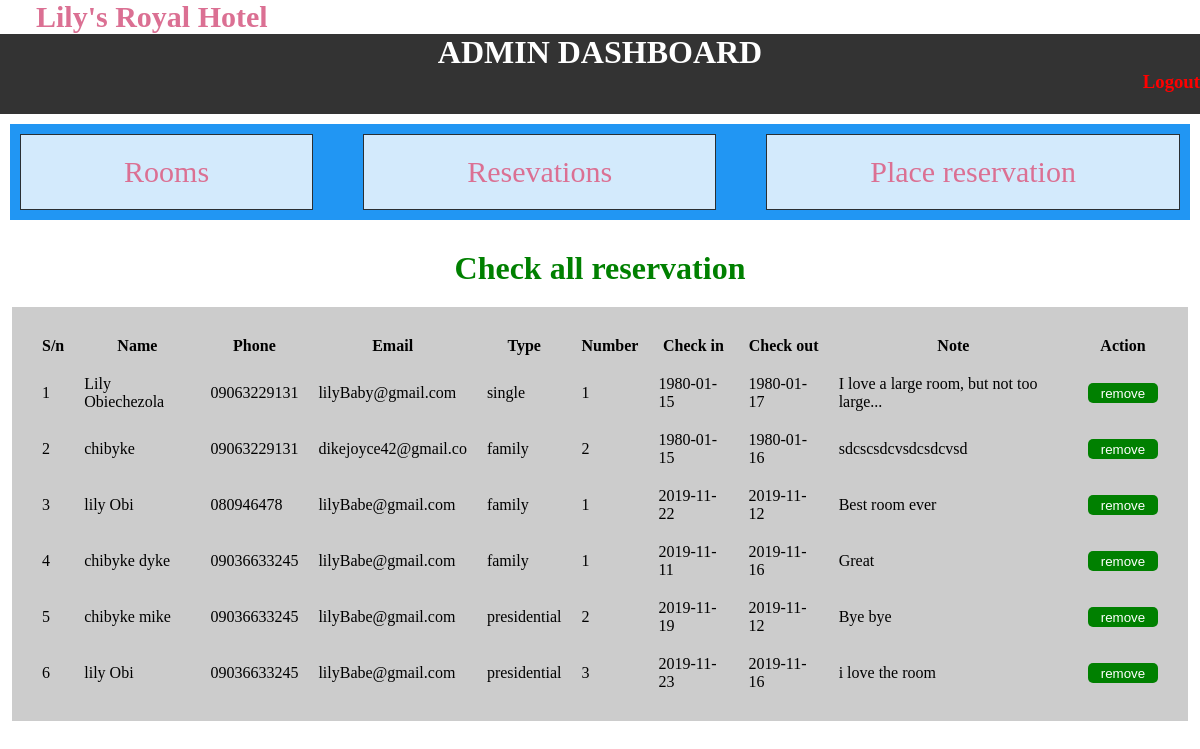
/checkreservation.php (signed in), run on the app's committed database.
### tables this page shows
CREATE TABLE `users_table` (
  `users_id` int(110) NOT NULL,
  `users_name` varchar(20) NOT NULL,
  `phone_number` varchar(20) NOT NULL,
  `email` varchar(20) NOT NULL,
  `room_type` varchar(20) NOT NULL,
  `room_number` int(11) NOT NULL,
  `check_in` date NOT NULL,
  `check_out` date NOT NULL,
  `note` varchar(1000) NOT NULL
);

### checkreservation.php (the view, shortened to what this page needs)
<?php
require_once("admindash.php");
?>
<body>
     <table cellspacing="20px" cellpadding="20px" style="width:98%; margin:10px auto;padding:10px;background-color:#ccc;">
        <caption><h1 style="text-align:center; color:green;margin:10px;padding:10px;">Check all reservation<h1></caption>
        <tr>
            <th>S/n</th>
            <th>Name</th>
            <th>Phone</th>
            <th>Email</th>
            <th>Type</th>
            <th>Number</th>
            <th>Check in</th>
            <th>Check out</th>
            <th>Note</th>
            <th>Action</th>
        </tr>
        <?php
            $query1 = $conn->query("SELECT * FROM users_table ");
            while($query_run1 = $query1->fetch(PDO::FETCH_ASSOC)){?>
            <tr>
                <td><?php echo $query_run1['users_id'] ?></td>
                <td><?php echo $query_run1['users_name'] ?></td>
                <td><?php echo $query_run1['phone_number'] ?></td>
                <td><?php echo $query_run1['email'] ?></td>
                <td><?php echo $query_run1['room_type'] ?></td>
                <td><?php echo $query_run1['room_number'] ?></td>
                <td><?php echo $query_run1['check_in'] ?></td>
                <td><?php echo $query_run1['check_out'] ?></td>
                <td><?php echo $query_run1['note'] ?></td>
                <td><form method="post">
                    <input type="submit" value="remove" name="btn_remove" style="background-color:green;border:none;width:70px;height:20px;color:white;border-radius:5px;">
                </form></td>
            </tr>
        <?php
            }
        ?>
</table>
</body>
</html>

### admindash.php (shortened to what this page needs)
<html lang="en">
<head>
    <link rel="stylesheet" href="hotel.css">
</head>
<body>
<div class="header" style="padding: 0 3%;">
     <h1 class="head" style="float: left;">Lily's Royal Hotel</h1>
</div>
  <div class = "topnavdash"  style="clear:both;">
    <h1>ADMIN DASHBOARD</h1>
    <h3><a href="logout.php" style="float: right;color:red;text-decoration:none;">Logout</a></h3>
  </div>
  <div class="grid-container">
  <div class="grid-item"><a href="addnew.php">Rooms</a></div>
  <div class="grid-item"><a href="checkreservation.php">Resevations</a></div>
  <div class="grid-item"><a href="placereservation.php">Place reservation</a></div>
</div>
</body>
</html>

### hotel.css (style rules this page uses)
* { margin:0; padding: 0; }
.head { color:palevioletred; display: inline; font-size: 30px; font-family: serif; }
.topnavdash { background-color: #333; color:white; width:100%; height:10%; text-align: center; }
.grid-container { display: grid; grid-column-gap: 50px; grid-template-columns: auto auto auto; background-color: #2196F3; padding: 10px; grid-row-gap:50px; margin: 10px; }
.grid-item { background-color: rgba(255, 255, 255, 0.8); border: 1px solid rgba(0, 0, 0, 0.8); padding: 20px; font-size: 30px; text-align: center; }
.grid-item a { text-decoration: none; color: palevioletred; }

### data on the page
users_table: users_id "1", users_name "Lily Obiechezola", phone_number "09063229131", email "lilyBaby@gmail.com", room_type "single", room_number "1", check_in "1980-01-15", check_out "1980-01-17", note "I love a large room, but not too large..."
users_table: users_id "2", users_name "chibyke", phone_number "09063229131", email "dikejoyce42@gmail.co", room_type "family", room_number "2", check_in "1980-01-15", check_out "1980-01-16", note "sdcscsdcvsdcsdcvsd"
users_table: users_id "3", users_name "lily Obi", phone_number "080946478", email "lilyBabe@gmail.com", room_type "family", room_number "1", check_in "2019-11-22", check_out "2019-11-12", note "Best room ever"
users_table: users_id "4", users_name "chibyke dyke", phone_number "09036633245", email "lilyBabe@gmail.com", room_type "family", room_number "1", check_in "2019-11-11", check_out "2019-11-16", note "Great"
users_table: users_id "5", users_name "chibyke mike", phone_number "09036633245", email "lilyBabe@gmail.com", room_type "presidential", room_number "2", check_in "2019-11-19", check_out "2019-11-12", note "Bye bye"
users_table: users_id "6", users_name "lily Obi", phone_number "09036633245", email "lilyBabe@gmail.com", room_type "presidential", room_number "3", check_in "2019-11-23", check_out "2019-11-16", note "i love the room"
